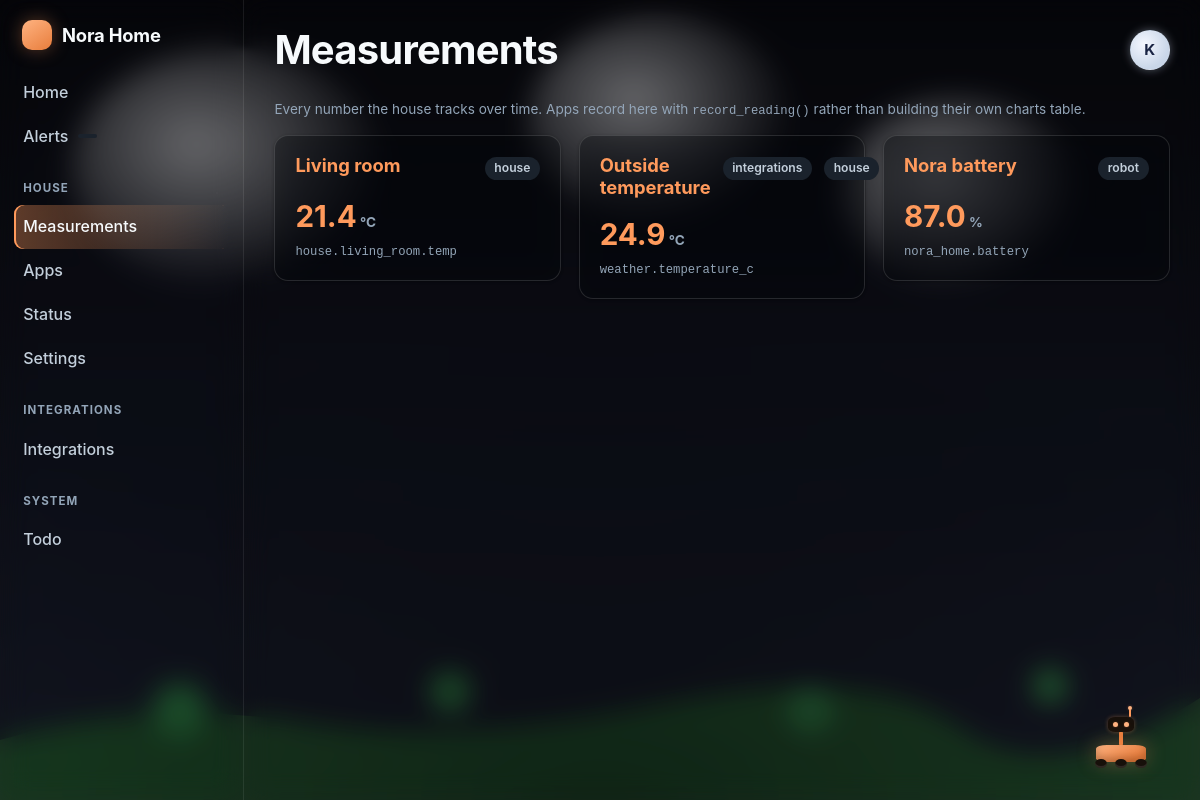
The app's page /home/measurements/ (signed in) with its own data.
### nora_home/accounts/models.py (models this page shows, shortened)
class HouseMember(AbstractUser):
    class Role(models.TextChoices):
        MEMBER = "member", "Member"
        ADULT = "adult", "Adult"
        ADMIN = "admin", "Admin"
    display_name = models.CharField(max_length=60, blank=True)
    role = models.CharField(max_length=10, choices=Role.choices, default=Role.MEMBER,
                            db_index=True)
    avatar = models.ImageField(upload_to="avatars/", blank=True, null=True)
    accent_color = models.CharField(max_length=9, blank=True,
                                    help_text="Hex colour used for this person's rows.")
    birthday = models.DateField(null=True, blank=True)
    timezone = models.CharField(max_length=64, blank=True)
    slack_user_id = models.CharField(max_length=32, blank=True,
                                     help_text="Slack member ID, e.g. U01ABCDEF.")
    slack_dm_channel = models.CharField(max_length=32, blank=True)
    phone = models.CharField(max_length=32, blank=True)
    quiet_hours_start = models.PositiveSmallIntegerField(default=22)
    quiet_hours_end = models.PositiveSmallIntegerField(default=7)
    notifications_enabled = models.BooleanField(default=True)
    preferred_channels = models.JSONField(default=list, blank=True)
    escalation_contacts = models.ManyToManyField(
        "self", symmetrical=False, blank=True, related_name="escalation_watch_for",
        through="EscalationContact",
    )
    is_on_wall_display = models.BooleanField(
        default=True, help_text="Show this person's items on the 24\" display.")
    class Meta:
        ordering = ["display_name", "username"]
    @property
    def name(self) -> str:
        return self.display_name or self.get_full_name() or self.get_username()

### nora_home/telemetry/models.py (models this page shows, shortened)
class Series(TimeStampedModel):
    class Direction(models.TextChoices):
        HIGHER_BETTER = "up", "Higher is better"
        LOWER_BETTER = "down", "Lower is better"
        RANGE = "range", "Stay inside a range"
        NEUTRAL = "neutral", "Just tracking"
    key = models.CharField(max_length=120, unique=True)
    label = models.CharField(max_length=120)
    description = models.CharField(max_length=255, blank=True)
    unit = models.CharField(max_length=24, blank=True, help_text="kg, °C, %, ms, USD…")
    app_slug = models.CharField(max_length=60, db_index=True, default="telemetry")
    category = models.CharField(
        max_length=40, blank=True, db_index=True,
        help_text="Cross-app grouping, e.g. 'health', 'house', 'robot' — lets the "
                  "home screen group series by theme instead of by which app owns "
                  "them. Optional; ungrouped series just sort under app_slug.")
    member = models.ForeignKey(settings.AUTH_USER_MODEL, null=True, blank=True,
                               on_delete=models.CASCADE, related_name="series",
                               help_text="Null for house-wide series.")
    direction = models.CharField(max_length=8, choices=Direction.choices,
                                 default=Direction.NEUTRAL)
    warn_below = models.FloatField(null=True, blank=True)
    warn_above = models.FloatField(null=True, blank=True)
    alert_below = models.FloatField(null=True, blank=True)
    alert_above = models.FloatField(null=True, blank=True)
    precision = models.PositiveSmallIntegerField(default=2)
    show_on_wall = models.BooleanField(default=False)
    retention_days = models.PositiveIntegerField(
        default=730, help_text="Raw readings older than this are rolled up and dropped.")
    is_active = models.BooleanField(default=True)
    class Meta:
        verbose_name_plural = "series"
        ordering = ["app_slug", "key"]
    def latest(self):
        return self.readings.order_by("-recorded_at").first()
    def latest_value(self):
        reading = self.latest()
        return reading.value if reading else None

class Reading(models.Model):
    series = models.ForeignKey(Series, on_delete=models.CASCADE, related_name="readings")
    value = models.FloatField()
    recorded_at = models.DateTimeField(default=timezone.now, db_index=True)
    member = models.ForeignKey(settings.AUTH_USER_MODEL, null=True, blank=True,
                               on_delete=models.SET_NULL, related_name="readings")
    source = models.CharField(max_length=40, blank=True,
                              help_text="manual | robot | integration | derived")
    tags = models.JSONField(default=dict, blank=True)
    class Meta:
        ordering = ["-recorded_at"]
        indexes = [models.Index(fields=["series", "-recorded_at"])]

### nora_home/telemetry/views.py (the view)
# urls.py: path("", views.index, name="index"),
@login_required
def index(request):
    return render(request, "telemetry/index.html", {
        "series": Series.objects.filter(is_active=True),
        "page_title": "Measurements",
    })

### nora_home/core/context_processors.py (called while the page is built)
def house(request):
    user = getattr(request, "user", None)
    authenticated = bool(user and user.is_authenticated)
    role = getattr(user, "role", "member") if authenticated else "member"
    view_scope = request.session.get("nh_view_scope", "self") if hasattr(request, "session") else "self"
    active_members = []
    if authenticated:
        from nora_home.accounts.models import HouseMember
        active_members = list(HouseMember.objects.filter(is_active=True))
    return {
        "house_name": settings.NORA_HOME_NAME,
        "nora_version": settings.NORA_HOME_VERSION,
        "nora_env": settings.NORA_HOME_ENV,
        "nav": navigation(role),
        "ai_enabled": settings.NORA_HOME_AI_ENABLED,
        "request_id": getattr(request, "request_id", ""),
        "active_members": active_members,
        "nh_view_scope": view_scope,
    }

### nora_home/core/registry.py (called while the page is built)
def registered_apps(include_disabled: bool = False) -> list[AppMetadata]:
    found: list[AppMetadata] = []
    for config in apps.get_app_configs():
        if not isinstance(config, NoraAppConfig):
            continue
        meta = config.nora_home_metadata
        if meta.enabled or include_disabled:
            found.append(meta)
    found.sort(key=lambda m: (Category.ORDER.index(m.category)
                              if m.category in Category.ORDER else 99,
                              m.order, m.title))
    return found

def navigation(role: str = "member") -> list[dict]:
    rank = {"member": 0, "adult": 1, "admin": 2}
    viewer = rank.get(role, 0)
    groups: dict[str, list[AppMetadata]] = {}
    for meta in registered_apps():
        if not meta.nav or viewer < rank.get(meta.minimum_role, 0):
            continue
        groups.setdefault(meta.category, []).append(meta)
    return [
        {"key": key, "label": Category.label(key), "apps": groups[key]}
        for key in Category.ORDER
        if key in groups
    ]

    @classmethod
    def label(cls, key: str) -> str:
        return cls.LABELS.get(key, key.title())

    @property
    def url(self) -> str:
        return "/" + self.url_prefix.lstrip("/")

### nora_home/ui/context_processors.py (called while the page is built)
def surface(request):
    current = getattr(request, "nh_surface", "desktop")
    return {
        "surface": current,
        "is_touch": getattr(request, "nh_is_touch", False),
        "is_wall": current == "wall",
        "is_kiosk": current == "kiosk",
        "nh_bot_enabled": current != "wall",
        "main_display_slug": settings.NORA_HOME_MAIN_DISPLAY_SLUG,
    }

### templates/telemetry/index.html
{% extends "base.html" %}
{% block content %}
  <p class="card-subtitle">
    Every number the house tracks over time. Apps record here with
    <code>record_reading()</code> rather than building their own charts table.
  </p>
  <div class="card-grid">
    {% for s in series %}
      <a class="card" href="{% url 'telemetry:detail' s.key %}">
        <div class="card-head">
          <h3 class="card-title">{{ s.label }}</h3>
          <span class="pill">{{ s.app_slug }}</span>
          {% if s.category %}<span class="pill">{{ s.category }}</span>{% endif %}
        </div>
        <div style="font-size:var(--step-3);font-weight:650">
          {{ s.latest_value|default:"—" }}<span class="card-subtitle"> {{ s.unit }}</span>
        </div>
        <div class="card-subtitle"><code>{{ s.key }}</code></div>
      </a>
    {% empty %}
      <div class="empty">Nothing measured yet.</div>
    {% endfor %}
  </div>
{% endblock %}

### templates/base.html (shortened to what this page needs)
{% load static %}<!doctype html>
<html lang="en" data-surface="{{ surface }}" data-theme="dark"
      data-season="{{ nh_season }}" data-daypart="{{ nh_daypart }}" data-weather="{{ nh_weather }}"
      {% if not nh_bot_enabled %}data-nh-bot="off"{% endif %}>
<head>
  <link rel="stylesheet" href="{% static 'nora_home/css/nora-home.css' %}">
  <link rel="stylesheet" href="{% static 'nora_home/css/nh-scene.css' %}">
  {% if nh_bot_enabled %}<link rel="stylesheet" href="{% static 'nora_home/css/nh-bot.css' %}">{% endif %}
</head>
<body>
{% block body %}
{% include "partials/scene.html" %}
<div class="shell">
  <nav class="sidebar" aria-label="House navigation">
    <a class="brand" href="/">
      <span class="brand-mark" aria-hidden="true"></span>
      <span>{{ house_name }}</span>
    </a>
    <div class="nav-group">
      <a class="nav-link" href="{% url 'core:dashboard' %}"
         {% if request.path == '/home/' %}aria-current="page"{% endif %}>Home</a>
      <a class="nav-link" href="{% url 'notifications:inbox' %}">
        Alerts <span class="pill" data-nh-bell data-count="0" hidden></span>
      </a>
    </div>
    {% for group in nav %}
      <div class="nav-group">
        <div class="nav-group-label">{{ group.label }}</div>
        {% for app in group.apps %}
          {% if app.slug != 'notifications' %}
            <a class="nav-link" href="{{ app.url }}"
               {% if request.path == app.url %}aria-current="page"{% endif %}>{{ app.title }}</a>
          {% endif %}
        {% endfor %}
        {% if group.key == 'house' %}
          <a class="nav-link" href="{% url 'core:app_directory' %}">Apps</a>
          <a class="nav-link" href="{% url 'core:system_status' %}">Status</a>
          <a class="nav-link" href="{% url 'core:settings' %}">Settings</a>
        {% endif %}
      </div>
    {% endfor %}
  </nav>
  <main class="main">
    <div class="topbar">
      <h1>{% block heading %}{{ page_title|default:"Home" }}{% endblock %}</h1>
      <div class="topbar-actions">
        <details class="profile-menu">
          <summary class="profile-trigger" aria-label="Menu">
            {% if request.user.is_authenticated %}
              <span class="profile-avatar">{{ request.user.name|first|upper }}</span>
            {% endif %}
          </summary>
        </details>
      </div>
    </div>
    {% block content %}{% endblock %}
  </main>
</div>
{% endblock %}
</body>
</html>

### static/nora_home/css/nora-home.css (style rules this page uses)
:root { --ink-900: #0c1015; --ink-800: #12181f; --ink-700: #1a222c; --ink-600: #253140; --ink-500: #3a4a5c; --ink-400: #62778c; --ink-300: #93a5b8; --ink-200: #c3cfdb; --ink-100: #e6ecf2; --ink-000: #f7fafc; --nh-500: #ff9a5c; --nh-400: #ffb381; --nh-600: #e87d3c; --nh-glow: rgba(255, 154, 92, 0.35); --mint-500: #4fd1a5; --sky-500: #5cb8ff; --amber-500: #f5c451; --coral-500: #ff6b6b; --violet-500: #a78bfa; --bg: var(--ink-900); --bg-raised: var(--ink-800); --bg-sunken: #080b0f; --border: var(--ink-600); --text: var(--ink-100); --text-dim: var(--ink-300); --text-faint: var(--ink-400); --accent: var(--nh-500); --ok: var(--mint-500); --warn: var(--amber-500); --alert: var(--coral-500); --info: var(--sky-500); --radius: 14px; --radius-sm: 9px; --radius-lg: 22px; --shadow: 0 2px 6px rgba(0, 0, 0, 0.35), 0 12px 32px rgba(0, 0, 0, 0.28); --shadow-sm: 0 1px 3px rgba(0, 0, 0, 0.3); --space: 1rem; --gap: 1.1rem; --font: ui-sans-serif, -apple-system, "Segoe UI", Roboto, "Helvetica Neue", Arial, sans-serif; --font-mono: ui-monospace, "SF Mono", "Cascadia Mono", Menlo, Consolas, monospace; --step-0: 1rem; --step-1: 1.15rem; --step-2: 1.4rem; --step-3: 1.85rem; --step-4: 2.5rem; --nav-width: 244px; --tap: 44px; }
*, *::before, *::after { box-sizing: border-box; }
html { -webkit-text-size-adjust: 100%; }
body { margin: 0; font-family: var(--font); font-size: var(--step-0); line-height: 1.55; color: var(--text); background: var(--bg); -webkit-font-smoothing: antialiased; overflow-x: hidden; }
a { color: var(--accent); text-decoration: none; }
h1, h2, h3, h4 { margin: 0 0 0.5em; line-height: 1.2; font-weight: 650; }
h1 { font-size: var(--step-4); letter-spacing: -0.02em; }
h3 { font-size: var(--step-2); }
p { margin: 0 0 1em; }
code, pre { font-family: var(--font-mono); font-size: 0.9em; }
.shell { display: grid; grid-template-columns: var(--nav-width) 1fr; min-height: 100vh; }
.sidebar { background: var(--bg-raised); border-right: 1px solid var(--border); padding: 1.25rem 0.85rem 2rem; position: sticky; top: 0; height: 100vh; overflow-y: auto; }
.brand { display: flex; align-items: center; gap: 0.65rem; padding: 0 0.5rem 1.25rem; font-weight: 700; font-size: var(--step-1); color: var(--text); letter-spacing: -0.01em; }
.brand-mark { width: 30px; height: 30px; border-radius: 10px; background: linear-gradient(145deg, var(--nh-400), var(--nh-600)); box-shadow: 0 0 18px var(--nh-glow); flex: 0 0 auto; }
.nav-group { margin-bottom: 1.35rem; }
.nav-group-label { font-size: 0.72rem; text-transform: uppercase; letter-spacing: 0.09em; color: var(--text-faint); padding: 0 0.6rem 0.45rem; font-weight: 650; }
.nav-link { display: flex; align-items: center; gap: 0.6rem; padding: 0.52rem 0.6rem; border-radius: var(--radius-sm); color: var(--text-dim); font-weight: 500; min-height: var(--tap); }
.nav-link[aria-current="page"] { background: linear-gradient(90deg, var(--nh-glow), transparent); color: var(--text); box-shadow: inset 2px 0 0 var(--accent); }
.main { min-width: 0; padding: 1.6rem 1.9rem 5rem; }
.topbar { display: flex; align-items: center; justify-content: space-between; gap: 1rem; margin-bottom: 1.6rem; flex-wrap: wrap; }
.topbar h1 { margin: 0; }
.profile-menu { position: relative; }
.profile-trigger { display: flex; align-items: center; justify-content: center; width: 40px; height: 40px; border-radius: 50%; background: var(--bg-raised); border: 1px solid var(--border); cursor: pointer; list-style: none; }
.profile-avatar { font-weight: 700; font-size: 0.95rem; color: var(--accent); }
.card-grid { display: grid; grid-template-columns: repeat(auto-fill, minmax(280px, 1fr)); gap: var(--gap); align-items: start; }
.card { background: var(--bg-raised); border: 1px solid var(--border); border-radius: var(--radius); padding: 1.15rem 1.25rem; box-shadow: var(--shadow-sm); min-width: 0; }
.card-head { display: flex; align-items: baseline; justify-content: space-between; gap: 0.75rem; margin-bottom: 0.85rem; }
.card-title { font-size: var(--step-1); font-weight: 650; margin: 0; }
.card-subtitle { color: var(--text-faint); font-size: 0.85rem; }
.pill { display: inline-flex; align-items: center; gap: 0.35rem; padding: 0.15rem 0.6rem; border-radius: 999px; font-size: 0.76rem; font-weight: 600; background: var(--ink-700); color: var(--text-dim); white-space: nowrap; }

### records on screen
HouseMember: user.name|first "K"
Series: label "Living room", app_slug "house", latest_value "21.4", unit "°C", key "house.living_room.temp"
Series: label "Outside temperature", app_slug "integrations", category "house", latest_value "24.9", unit "°C", key "weather.temperature_c"
Series: label "Nora battery", app_slug "robot", latest_value "87.0", unit "%", key "nora_home.battery"

### other values on screen
{{ house_name }} "Nora Home"
{{ group.label }} "HOUSE" "INTEGRATIONS" "SYSTEM"
{{ app.title }} "Measurements" "Integrations" "Todo"
{{ page_title|default:"Home" }} "Measurements"
